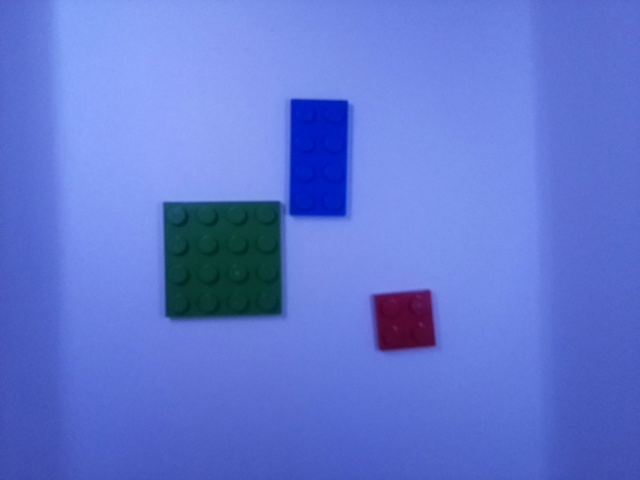
#> input picture milestone3/legoPictures/Legos1.jpg, 640 x 480 px
$ python -i functionTest.py   (imports and definitions only)   (older library calls are emulated)
#> lines starting #> are read from the running program, lines starting #| are printed output that depends on the picture; after the words box and inside, x2 and y2 are one past the last pixel; in counts of white or black regions, pixels touching at a corner belong together
#> further down, picture is the input picture: shape (480, 640, 3); mean B, G, R 210, 119.3, 96.7
import cv2 as cv
import numpy as np
from matplotlib import pyplot as plt
from pyimagesearch.centroidtracker import CentroidTracker

# [5 lines left out: function contour, not called in this run]

def colorDetection(frame):

    # Convert BGR to HSV
    hsv = cv.cvtColor(frame, cv.COLOR_BGR2HSV)
#> hsv: shape (480, 640, 3); mean H, S, V 113.7, 142.9, 210.4

    # define range of blue color in HSV
    lower_blue = np.array([112, 220, 50])
    upper_blue = np.array([120, 255, 255])

    # define range of green color in HSV
    lower_green = np.array([50, 100, 10])
    upper_green = np.array([105, 255, 255])

    # define range of red color in HSV
    lower_red = np.array([135, 155, 0])
    upper_red = np.array([179, 255, 255])

    # Threshold the HSV image to get only blue colors
    mask1 = cv.inRange(hsv, lower_blue, upper_blue)
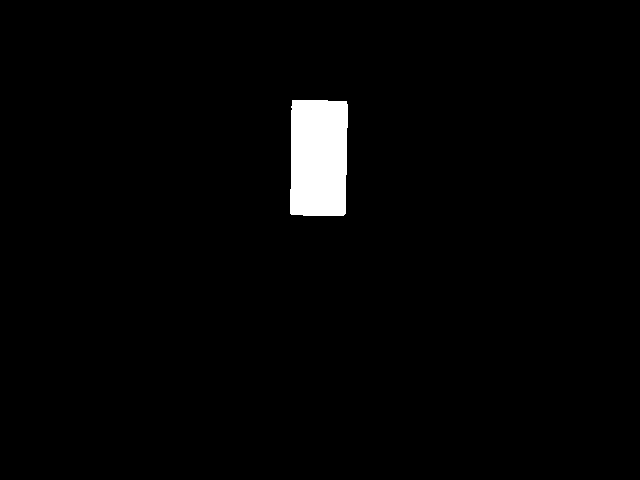
#> mask1: shape (480, 640); 2.1% white; 1 white region, box (x1, y1, x2, y2) and area: (290, 100, 348, 216) 6462
    mask2 = cv.inRange(hsv, lower_green, upper_green)
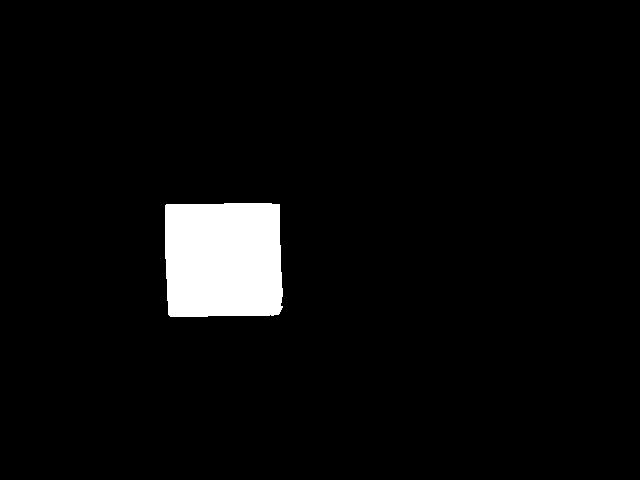
#> mask2: shape (480, 640); 4.2% white; 1 white region, box (x1, y1, x2, y2) and area: (165, 203, 283, 317) 12960
    mask3 = cv.inRange(hsv, lower_red, upper_red)
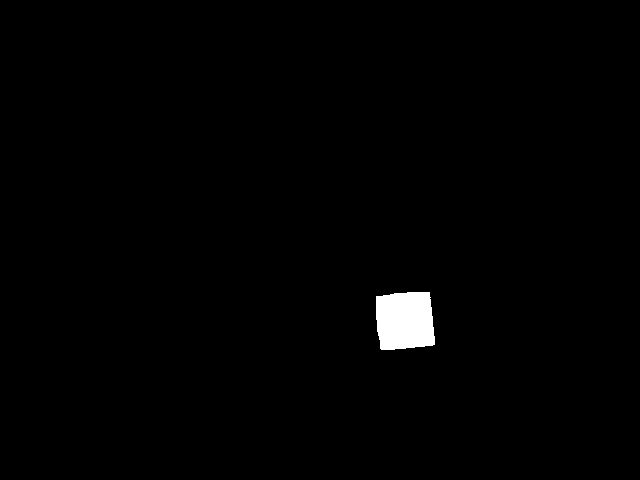
#> mask3: shape (480, 640); 0.99% white; 1 white region, box (x1, y1, x2, y2) and area: (376, 292, 435, 350) 3054
    mask = mask1 + mask2 + mask3
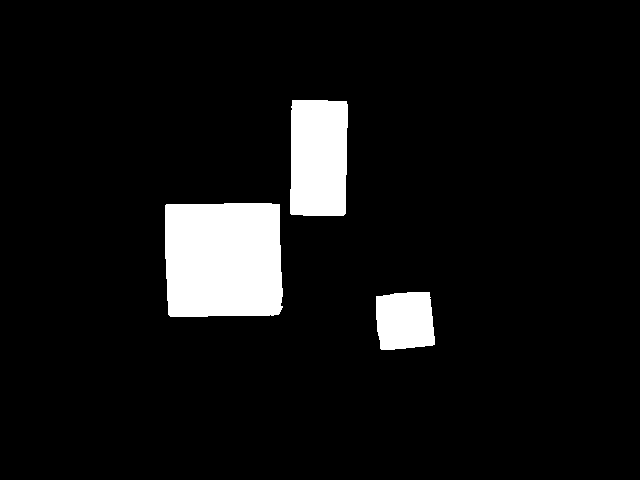
#> mask: shape (480, 640); 7.3% white; 3 white regions, box (x1, y1, x2, y2) and area: (165, 203, 283, 317) 12960, (290, 100, 348, 216) 6462, (376, 292, 435, 350) 3054

    # Bitwise-AND mask and original image
    res = cv.bitwise_and(frame, frame, mask=mask)
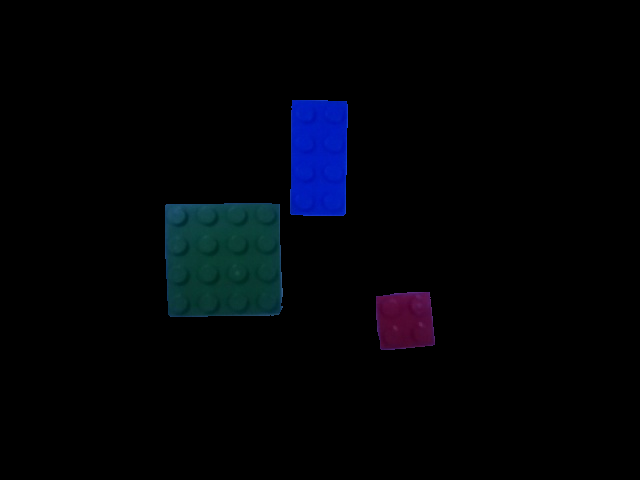
#> res: shape (480, 640, 3); mean B, G, R 7, 3.3, 1.3

    # Changing Colors to RGB in  order to do the plot
    img = cv.cvtColor(frame, cv.COLOR_BGR2RGB)
    res = cv.cvtColor(res, cv.COLOR_BGR2RGB)
    mask = cv.cvtColor(mask, cv.COLOR_BGR2RGB)

    res = imageResize(res)

    plt.subplot(1, 3, 1), plt.imshow(img), plt.title('Original Image')
    plt.subplot(1, 3, 2), plt.imshow(res), plt.title('Range of Blue, Green and RED')
    plt.subplot(1, 3, 3), plt.imshow(mask), plt.title('Mask')
    plt.show()

    return res

def imageResize(frame):

    # Percent of original size
    scale_percent = 40

    # Width
    width = int(frame.shape[1] * scale_percent / 100)
#> width = 256
    # Height
    height = int(frame.shape[0] * scale_percent / 100)
#> height = 192

    # Dimensions
    dim = (width, height)
#> dim = (256, 192)

    # Resizes the image with the new dimensions
    resizedImage = cv.resize(frame, dim)

    # Returns the image resized
    return resizedImage


# [144 lines left out: functions backroundSub, objectTracking, printColor, not called in this run]

>>> import cv2
>>> picture = cv2.imread('legoPictures/Legos1.jpg')
>>> result = colorDetection(picture)

$ run again, on milestone3/legoPictures/Legos10.jpg
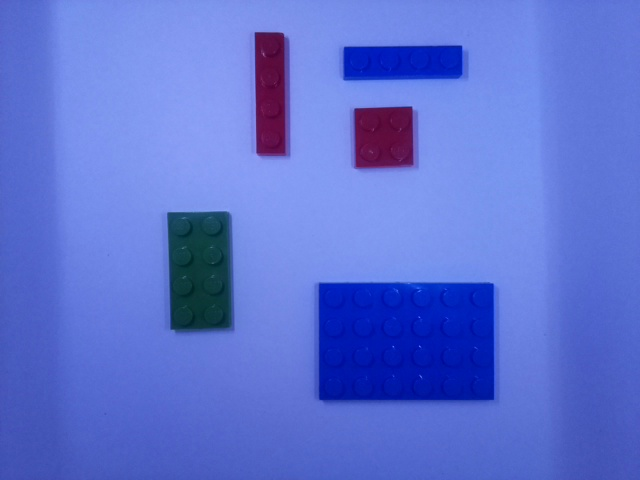
#> input picture milestone3/legoPictures/Legos10.jpg, 640 x 480 px
#> picture is the input picture: shape (480, 640, 3); mean B, G, R 210.5, 113.6, 92.8
#> hsv: shape (480, 640, 3); mean H, S, V 115, 149.4, 211
#> in colorDetection, `mask1 = cv.inRange(hsv, lower_blue, upper_blue)`:
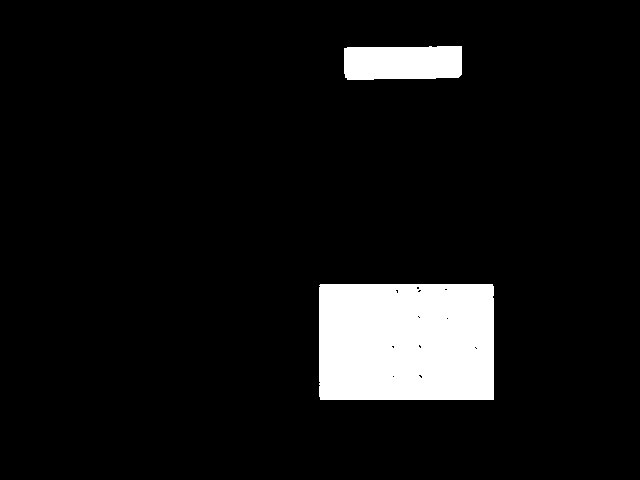
#> mask1: shape (480, 640); 7.8% white; 2 white regions, box (x1, y1, x2, y2) and area: (319, 284, 494, 400) 20257, (344, 46, 462, 80) 3789
#> mask2: shape (480, 640); 2.2% white; 1 white region, box (x1, y1, x2, y2) and area: (169, 213, 231, 330) 6795
#> mask3: shape (480, 640); 2.2% white; 2 white regions, box (x1, y1, x2, y2) and area: (256, 33, 285, 156) 3453, (356, 108, 413, 167) 3286
#> in colorDetection, `res = cv.bitwise_and(frame, frame, mask=mask)`:
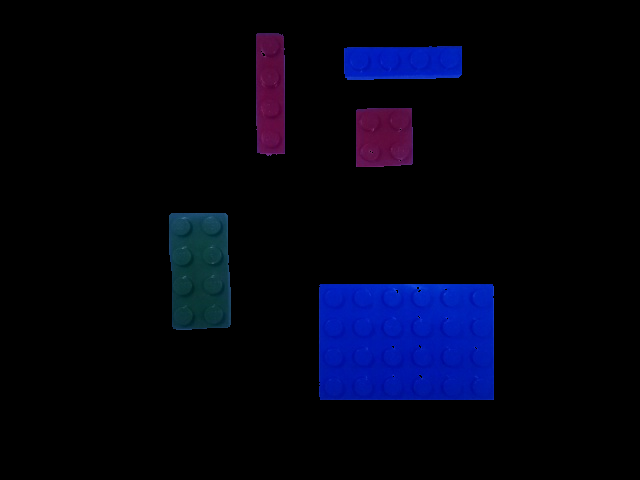
#> res: shape (480, 640, 3); mean B, G, R 17, 3.8, 2.5

$ run again, on milestone3/legoPictures/Legos2.jpg
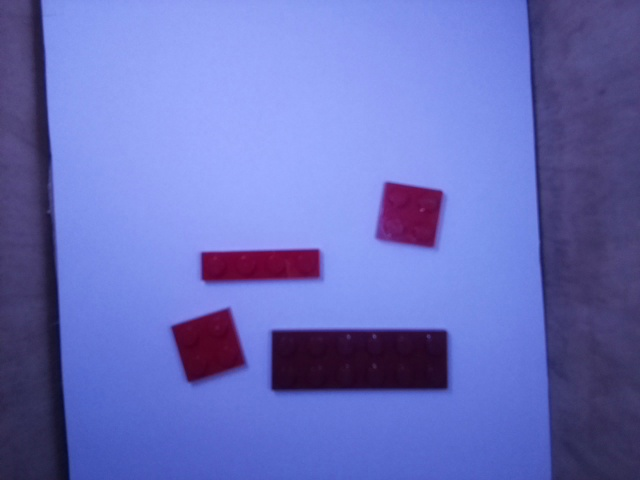
#> input picture milestone3/legoPictures/Legos2.jpg, 640 x 480 px
#> picture is the input picture: shape (480, 640, 3); mean B, G, R 187.9, 111.4, 104.5
#> hsv: shape (480, 640, 3); mean H, S, V 119.8, 125.6, 189
#> in colorDetection, `mask1 = cv.inRange(hsv, lower_blue, upper_blue)`:
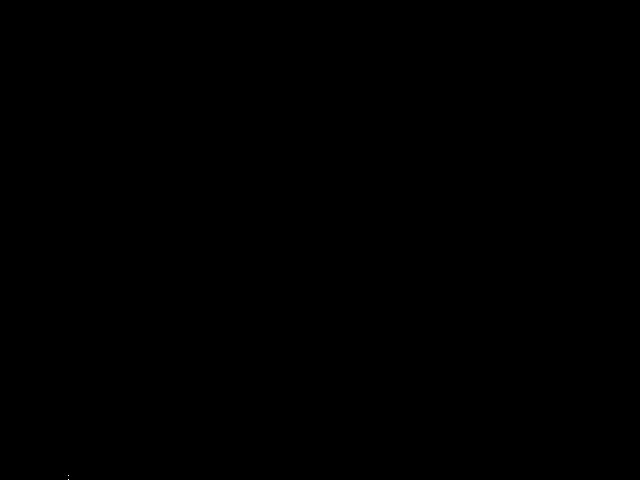
#> mask1: shape (480, 640); 0% white in thin lines or dots, all inside (x1, y1, x2, y2) = (68, 475, 69, 480)
#> mask2: shape (480, 640); every value is 0
#> mask3: shape (480, 640); 6.3% white; 4 white regions, box (x1, y1, x2, y2) and area: (273, 332, 447, 388) 9478, (172, 310, 244, 381) 3461, (202, 250, 319, 281) 3276, (380, 184, 442, 247) 3154
#> in colorDetection, `plt.show()`:
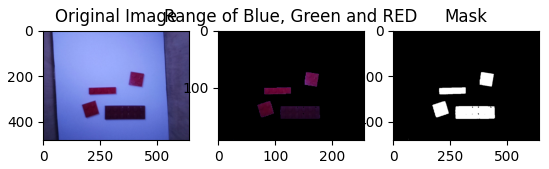
#> figure drawn by matplotlib, 3 panels

$ run again, on milestone3/legoPictures/Legos3.jpg
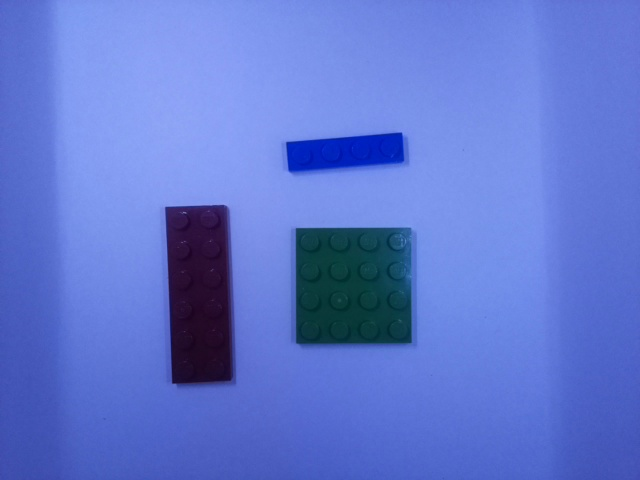
#> input picture milestone3/legoPictures/Legos3.jpg, 640 x 480 px
#> picture is the input picture: shape (480, 640, 3); mean B, G, R 207.5, 119.1, 96.2
#> hsv: shape (480, 640, 3); mean H, S, V 114, 142.6, 207.5
#> in colorDetection, `mask1 = cv.inRange(hsv, lower_blue, upper_blue)`:
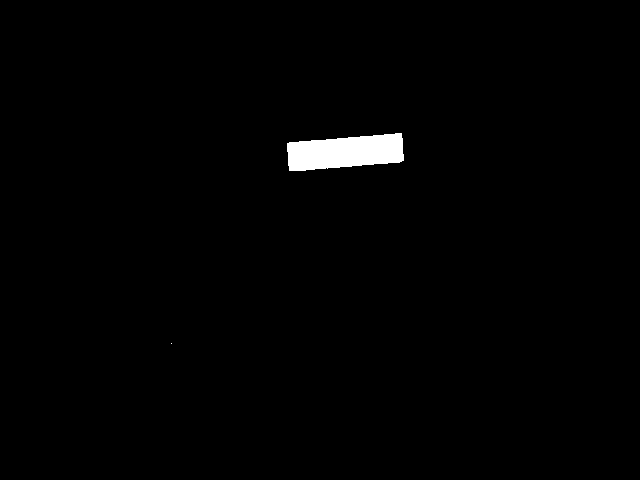
#> mask1: shape (480, 640); 1.1% white; 2 white regions (1 under 20 px), largest, box (x1, y1, x2, y2) and area: (287, 133, 404, 171) 3370
#> mask2: shape (480, 640); 4.3% white; 1 white region, box (x1, y1, x2, y2) and area: (296, 228, 412, 344) 13093
#> mask3: shape (480, 640); 2.8% white; 2 white regions, box (x1, y1, x2, y2) and area: (169, 212, 230, 380) 8681, (170, 218, 173, 228) 20
#> in colorDetection, `res = cv.bitwise_and(frame, frame, mask=mask)`:
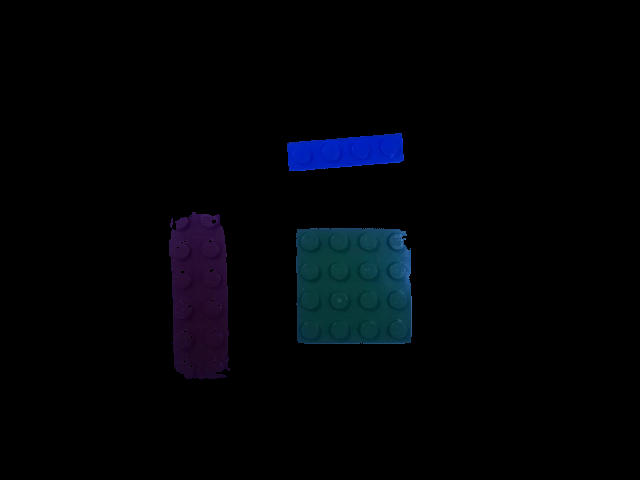
#> res: shape (480, 640, 3); mean B, G, R 6.4, 3.4, 1.6
